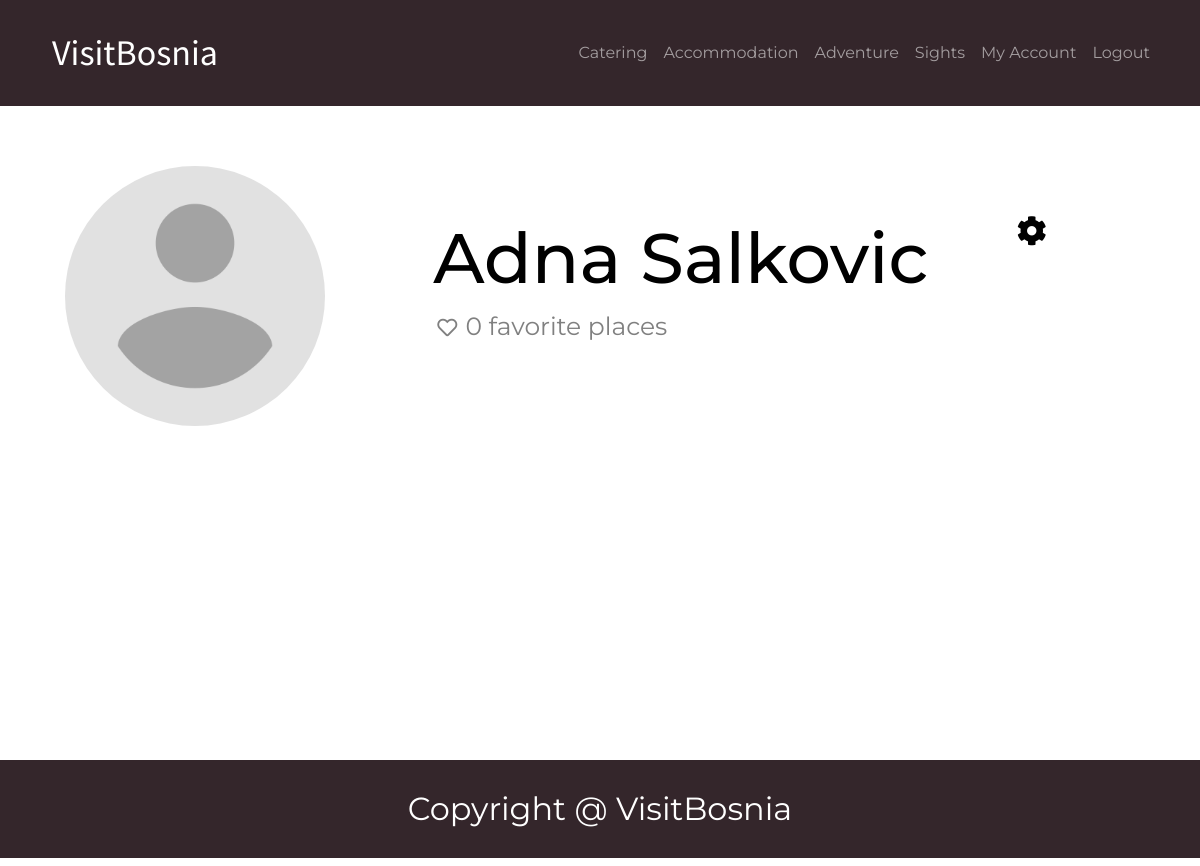
The app's page /Profile/profile.php (signed in) with its own data.
### tables this page shows
CREATE TABLE `type` (
  `tid` int(11) NOT NULL,
  `name` varchar(255) NOT NULL,
  `supertype` int(11) DEFAULT NULL,
  `picture` varchar(255) DEFAULT NULL
);

CREATE TABLE `user` (
  `uid` int(11) NOT NULL,
  `name` varchar(100) NOT NULL,
  `surname` varchar(100) NOT NULL,
  `email` varchar(255) NOT NULL,
  `phone` varchar(20) DEFAULT NULL,
  `dob` date NOT NULL,
  `image` varchar(255) DEFAULT NULL,
  `gender` varchar(6) DEFAULT NULL,
  `username` varchar(30) NOT NULL,
  `active` bit(1) NOT NULL DEFAULT b'1',
  `password` varchar(50) NOT NULL,
  `city` int(11) NOT NULL,
  `admin` bit(1) NOT NULL DEFAULT b'0',
  `startdate` date DEFAULT NULL
);

### Profile/profile.php (the view, shortened to what this page needs)
<?php
require("../dbase.php");
$userID = $_SESSION['user'];
$userResults = mysqli_query($conn,"SELECT u.name, u.surname, u.image FROM user u WHERE u.uid = '{$userID}'");
$user = mysqli_fetch_assoc($userResults);
$noOfFavorites = mysqli_fetch_assoc(mysqli_query($conn, "SELECT count(*) as totalNumber FROM userfavorites uf, object o WHERE uf.user = {$userID} AND uf.object = o.oid"));
?>
<!doctype html>
<html lang="en">
<head>
    <?php include("../Includes/head.php") ?>
    <link rel="stylesheet" href="https://use.fontawesome.com/releases/v5.15.3/css/all.css">
    <link rel="stylesheet" type="text/css" href="../Includes/header.css">
    <link rel="stylesheet" type="text/css" href="../Includes/footer.css">
    <link rel="stylesheet" href="../Includes/box.css">
    <link rel="stylesheet" type="text/css" href="profile.css">
</head>
<body>
    <div id="hdr">
        <?php include("../Includes/header.php"); ?>
    </div>
    <main>
        <div id="user">
            <?php if ($user['image'] == null): ?>
                <img src="../images/UserImages/default.png" alt="User Picture">
            <?php else: ?>
                <img src="../images/UserImages/<?= $user['image'] ?>" alt="User Picture">
            <?php endif; ?>
            <div id="info">
                <div>
                    <h1><?= $user['name'] . ' ' . $user['surname'] ?></h1>
                    <i class="far fa-heart heart"></i>
                    <span><?= $noOfFavorites['totalNumber'] ?> favorite <?php if ($noOfFavorites['totalNumber'] == 1): ?> place <?php else: ?> places <?php endif; ?></span>
                </div>
                <div id="settings">
                    <a href="../AccountSettings/accountSettings.php" target="_self"><i class="fas fa-cog"></i></a>
                </div>
            </div>
        </div>
        <div class="content">
        </div>
    </main>
    <?php include("../Includes/footer.php"); ?>
</body>
</html>

### Includes/header.php (shortened to what this page needs)
<?php
$conn = mysqli_connect('localhost', 'root', '', 'visitbosnia');
$mainCategories = mysqli_query($conn, "SELECT t.tid,t.name FROM type t WHERE t.supertype IS NULL");
?>
<nav class="navbar navbar-expand-lg navbar-dark">
   <div class="container">
       <a class="navbar-brand" href="../Citypage/citypage.php">VisitBosnia</a>
       <div class="collapse navbar-collapse" id="navbarSupportedContent">
           <ul class="navbar-nav mr-auto">
               <?php while ($row = mysqli_fetch_assoc($mainCategories)): ?>
                   <li class="nav-item"><a class="nav-link" href="../Category/category.php?category=<?= $row['tid'] ?>"><?= $row['name'] ?></a></li>
               <?php endwhile; ?>
               <?php if (isset($_SESSION['auth'])): ?>
                   <li class="nav-item"><a class="nav-link" href="../Profile/profile.php">My Account</a></li>
                   <li class="nav-item"><a class="nav-link" href="../logout.php">Logout</a></li>
               <?php endif; ?>
           </ul>
       </div>
   </div>
</nav>

### Includes/header.css (style rules this page uses)
.navbar-brand { font-family: "Source Sans Pro", sans-serif; color: #fff; text-decoration: none; font-size: 36px; }
.container { margin: 13px auto; }
.navbar-collapse { flex-grow: 0; margin: 0; text-align: center; }
a { font-family: "Montserrat", sans-serif; text-decoration: none; color: #fff; padding: 10px; margin: 0; }

### Includes/box.css (style rules this page uses)
.content { margin: auto; width: 1070px; display: flex; justify-content: space-between; flex-wrap: wrap; }
i { font-size: 20px; }

### Profile/profile.css (style rules this page uses)
* { padding: 0; margin: 0; box-sizing: border-box; }
body { font-family: 'Montserrat'; }
#hdr { background-color: #34262B; }
#user { width: 100%; margin: 30px 0; overflow: hidden; }
#user #info { display: flex; justify-content: space-evenly; margin: 50px 0; }
#user img { float: left; height: 260px; width: 260px; object-fit: cover; margin-right: 30px; border-radius: 50%; }
#user #info h1 { color: black; font-size: 70px; font-family: 'Montserrat'; }
#user #info span, i { color: gray; font-size: 25px; margin-top: 20px; }
#user #info #settings { float: right; }
#user #info #settings i { font-size: 30px; color: black; display: inline-block; }
main { width: 1070px; margin: 60px auto; }
.heart { color: gray; padding: 0 4px; }
.fas, .far { margin: 0; }
.content { padding: 50px 0; }
i { font-size: 20px; color: #000; }

### records on screen
type: name "Catering"
type: name "Accommodation"
type: name "Adventure"
type: name "Sights"
user: name "Adna", surname "Salkovic"

### other values on screen
$noOfFavorites['totalNumber'] "0"
